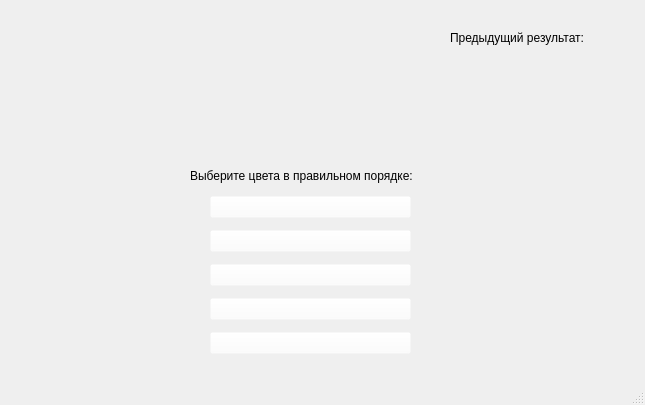
<?xml version="1.0" encoding="UTF-8"?>
<ui version="4.0">
 <class>MainWindow</class>
 <widget class="QMainWindow" name="MainWindow">
  <property name="geometry">
   <rect>
    <x>0</x>
    <y>0</y>
    <width>645</width>
    <height>405</height>
   </rect>
  </property>
  <property name="windowTitle">
   <string>Цвета (Продвинутый)</string>
  </property>
  <widget class="QWidget" name="centralwidget">
   <widget class="QFrame" name="frame">
    <property name="geometry">
     <rect>
      <x>230</x>
      <y>10</y>
      <width>151</width>
      <height>151</height>
     </rect>
    </property>
    <property name="styleSheet">
     <string notr="true">background-color: rgba(255, 255, 255, 0);</string>
    </property>
    <property name="frameShape">
     <enum>QFrame::StyledPanel</enum>
    </property>
    <property name="frameShadow">
     <enum>QFrame::Raised</enum>
    </property>
   </widget>
   <widget class="QLabel" name="label">
    <property name="geometry">
     <rect>
      <x>190</x>
      <y>160</y>
      <width>241</width>
      <height>31</height>
     </rect>
    </property>
    <property name="styleSheet">
     <string notr="true">font: 10pt &quot;MS Shell Dlg 2&quot;;</string>
    </property>
    <property name="text">
     <string>Выберите цвета в правильном порядке:</string>
    </property>
   </widget>
   <widget class="QWidget" name="verticalLayoutWidget">
    <property name="geometry">
     <rect>
      <x>210</x>
      <y>190</y>
      <width>201</width>
      <height>170</height>
     </rect>
    </property>
    <layout class="QVBoxLayout" name="verticalLayout">
     <item>
      <widget class="QPushButton" name="pushButton_2">
       <property name="styleSheet">
        <string notr="true">background-color: rgba(255, 255, 255, 0);
</string>
       </property>
       <property name="text">
        <string/>
       </property>
      </widget>
     </item>
     <item>
      <widget class="QPushButton" name="pushButton_5">
       <property name="styleSheet">
        <string notr="true">background-color: rgba(255, 255, 255, 0);
</string>
       </property>
       <property name="text">
        <string/>
       </property>
      </widget>
     </item>
     <item>
      <widget class="QPushButton" name="pushButton_3">
       <property name="styleSheet">
        <string notr="true">background-color: rgba(255, 255, 255, 0);</string>
       </property>
       <property name="text">
        <string/>
       </property>
      </widget>
     </item>
     <item>
      <widget class="QPushButton" name="pushButton_6">
       <property name="styleSheet">
        <string notr="true">background-color: rgba(255, 255, 255, 0);
</string>
       </property>
       <property name="text">
        <string/>
       </property>
      </widget>
     </item>
     <item>
      <widget class="QPushButton" name="pushButton">
       <property name="styleSheet">
        <string notr="true">background-color: rgba(255, 255, 255, 0);
</string>
       </property>
       <property name="text">
        <string/>
       </property>
      </widget>
     </item>
    </layout>
   </widget>
   <widget class="QLabel" name="label_2">
    <property name="geometry">
     <rect>
      <x>450</x>
      <y>30</y>
      <width>171</width>
      <height>16</height>
     </rect>
    </property>
    <property name="styleSheet">
     <string notr="true">font: 11pt &quot;MS Shell Dlg 2&quot;;</string>
    </property>
    <property name="text">
     <string>Предыдущий результат:</string>
    </property>
   </widget>
   <widget class="QWidget" name="formLayoutWidget">
    <property name="geometry">
     <rect>
      <x>480</x>
      <y>50</y>
      <width>122</width>
      <height>301</height>
     </rect>
    </property>
    <layout class="QFormLayout" name="formLayout">
     <item row="2" column="0">
      <layout class="QHBoxLayout" name="horizontalLayout"/>
     </item>
     <item row="1" column="0">
      <layout class="QHBoxLayout" name="horizontalLayout_2"/>
     </item>
     <item row="0" column="0">
      <layout class="QHBoxLayout" name="horizontalLayout_3"/>
     </item>
    </layout>
   </widget>
   <widget class="QWidget" name="horizontalLayoutWidget_2">
    <property name="geometry">
     <rect>
      <x>10</x>
      <y>80</y>
      <width>118</width>
      <height>31</height>
     </rect>
    </property>
    <layout class="QHBoxLayout" name="horizontalLayout_6">
     <item>
      <widget class="QLabel" name="attempt">
       <property name="styleSheet">
        <string notr="true">font: 12pt &quot;MS Shell Dlg 2&quot;;</string>
       </property>
       <property name="text">
        <string/>
       </property>
      </widget>
     </item>
    </layout>
   </widget>
   <widget class="QWidget" name="horizontalLayoutWidget">
    <property name="geometry">
     <rect>
      <x>10</x>
      <y>40</y>
      <width>61</width>
      <height>31</height>
     </rect>
    </property>
    <layout class="QHBoxLayout" name="horizontalLayout_5">
     <item>
      <widget class="QLabel" name="score">
       <property name="styleSheet">
        <string notr="true">font: 12pt &quot;MS Shell Dlg 2&quot;;</string>
       </property>
       <property name="text">
        <string/>
       </property>
      </widget>
     </item>
    </layout>
   </widget>
  </widget>
  <widget class="QStatusBar" name="statusbar"/>
 </widget>
 <resources/>
 <connections/>
</ui>
